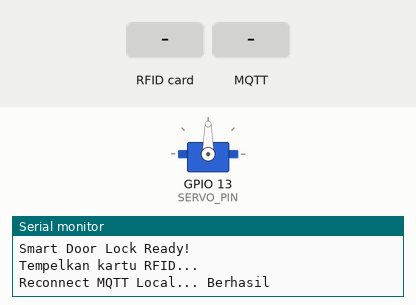
A sketch run on a simulated ESP32. Parts: servo, the last lines printed to the serial monitor. The test bench sets the inputs (shaded band). WiFi joins after 1.5 s; servers stay silent unless stated; the local clock reads 2024-03-15 10:24:30 at power-on unless the sketch sets it; EEPROM starts erased; no MQTT or app messages arrive unless stated.

Above: at 2.7 s.
2.8 s: RFID card 16 6E 48 87 held to the reader
At 3.9 s:
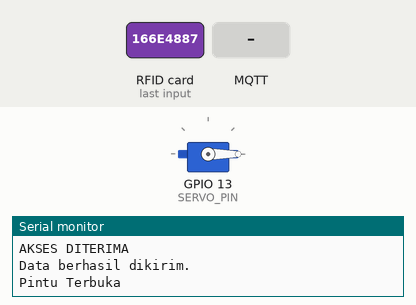
4.3 s: MQTT message "BUKA" arrives on the first subscribed topic
8.8 s: MQTT message "TUTUP" arrives on the first subscribed topic
At 9.8 s:
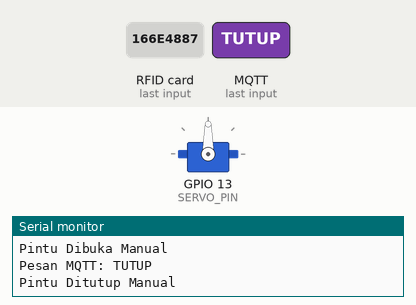
Timing chart, 0 to 11.8 s (numbered marks = the images above; inputs shaded):
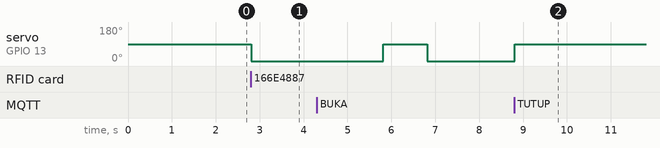

Measured:
- after the input at 2.8 s, servo on GPIO 13 (SERVO_PIN): 90° → 0° at once
- after the input at 8.8 s, servo on GPIO 13 (SERVO_PIN): 0° → 90° at once

The sketch:

edge.ino
```cpp
#include <WiFi.h>
#include <PubSubClient.h>
#include <SPI.h>
#include <MFRC522.h>
#include <ESP32Servo.h>
#include <time.h>
#include <Preferences.h>

// ======================
// WIFI
// ======================

const char* ssid = "nurhayatul";
const char* password = "12345678";

// ======================
// NTP
// ======================

const char* ntpServer = "id.pool.ntp.org";
const long gmtOffset_sec = 8 * 3600;
const int daylightOffset_sec = 0;

// ======================
// MQTT
// ======================

const char* mqtt_server = "192.168.15.13";
const int mqtt_port = 1883;

WiFiClient wifiMosquitto;

PubSubClient mqttLocal(wifiMosquitto);

// ======================
// RFID
// ======================

#define SS_PIN 5
#define RST_PIN 22

MFRC522 rfid(SS_PIN, RST_PIN);

// UID yang terdaftar
String authorizedUID = "166E4887";

// ======================
// SERVO
// ======================

#define SERVO_PIN 13

Servo doorServo;

// ======================
// MQTT TOPIC
// ======================

const char* topicAccess = "smartdoorlock/rfid/akses";
const char* topicControl = "smartdoorlock/control";

Preferences prefs;

// ======================
// WIFI CONNECT
// ======================

void setupWiFi() {

  delay(10);

  Serial.println();
  Serial.print("Menghubungkan WiFi ");

  Serial.println(ssid);

  WiFi.begin(ssid, password);

  while (WiFi.status() != WL_CONNECTED) {

    delay(500);
    Serial.print(".");
  }

  Serial.println("");
  Serial.println("WiFi Connected");
  Serial.println(WiFi.localIP());

  configTime(
    gmtOffset_sec,
    daylightOffset_sec,
    ntpServer
  );
}

// ======================
// CALLBACK MQTT
// ======================

void callback(char* topic, byte* payload, unsigned int length) {

  String message = "";

  for (int i = 0; i < length; i++) {
    message += (char)payload[i];
  }

  Serial.print("Pesan MQTT: ");
  Serial.println(message);

  if (message == "BUKA") {

    Serial.println("Pintu Dibuka Manual");

    doorServo.write(0);
  }

  else if (message == "TUTUP") {

    Serial.println("Pintu Ditutup Manual");

    doorServo.write(90);
  }
}

// ======================
// RECONNECT MQTT
// ======================

void reconnectLocal()
{
    if (mqttLocal.connected())
        return;

    Serial.print("Reconnect MQTT Local... ");

    if (mqttLocal.connect("ESP32_SmartDoorLock"))
    {
        mqttLocal.subscribe(topicControl);
        Serial.println("Berhasil");
    }
    else
    {
        Serial.print("Gagal, kode = ");
        Serial.println(mqttLocal.state());
    }
}

// ======================
// SETUP
// ======================

void setup() {

  Serial.begin(115200);

  mqttLocal.setServer(mqtt_server,mqtt_port);
  mqttLocal.setCallback(callback);

  prefs.begin("doorlog", false);

  setupWiFi();

  SPI.begin();
  rfid.PCD_Init();

  doorServo.attach(SERVO_PIN);

  // posisi awal terkunci
  doorServo.write(90);

  Serial.println("Smart Door Lock Ready!");
  Serial.println("Tempelkan kartu RFID...");
}

String getTimestamp() {

  struct tm timeinfo;

  if (!getLocalTime(&timeinfo)) {
    return "TIME_ERROR";
  }

  char buffer[25];

  strftime(
    buffer,
    sizeof(buffer),
    "%Y-%m-%d %H:%M:%S",
    &timeinfo
  );

  return String(buffer);
}

void saveOfflineLog(String data)
{
    int total = prefs.getInt("count",0);

    String key = "log" + String(total);

    prefs.putString(key.c_str(), data);

    prefs.putInt("count", total + 1);

    Serial.println("Log disimpan ke memori.");
}

void sendOfflineLogs()
{
    int total = prefs.getInt("count",0);

    if(total==0)
        return;

    Serial.println("Mengirim log offline...");

    for(int i=0;i<total;i++)
    {
        String key="log"+String(i);

        String data=prefs.getString(key.c_str(),"");

        if(data!="")
        {
            mqttLocal.publish(topicAccess,data.c_str());

            prefs.remove(key.c_str());

            delay(200);
        }
    }

    prefs.putInt("count",0);

    Serial.println("Semua log berhasil dikirim.");
}

// ======================
// LOOP
// ======================

void loop() {

  // ======================
  // KONEKSI MQTT
  // ======================

  if (WiFi.status() == WL_CONNECTED)
  {
    if (!mqttLocal.connected())
      reconnectLocal();

    mqttLocal.loop();

    // Kirim log offline jika koneksi sudah kembali
    if (mqttLocal.connected())
    {
      sendOfflineLogs();
    }
  }

  // ======================
  // MENUNGGU KARTU RFID
  // ======================

  if (!rfid.PICC_IsNewCardPresent())
    return;

  if (!rfid.PICC_ReadCardSerial())
    return;

  String cardUID = "";

  for (byte i = 0; i < rfid.uid.size; i++)
  {
    if (rfid.uid.uidByte[i] < 0x10)
      cardUID += "0";

    cardUID += String(rfid.uid.uidByte[i], HEX);
  }

  cardUID.toUpperCase();

  Serial.print("UID Kartu: ");
  Serial.println(cardUID);

  // ======================
  // AKSES DITERIMA
  // ======================

  if (cardUID == authorizedUID)
  {
    Serial.println("AKSES DITERIMA");

    String payload =
      "{"
      "\"security\":\"AMAN\","
      "\"status\":\"AKSES_DITERIMA\","
      "\"pintu\":\"BUKA\","
      "\"uid\":\"" + cardUID + "\","
      "\"timestamp\":\"" + getTimestamp() + "\""
      "}";

    if (WiFi.status() == WL_CONNECTED &&
        mqttLocal.connected())
    {
      bool localOK = mqttLocal.publish(topicAccess, payload.c_str());

      if (localOK)
      {
        Serial.println("Data berhasil dikirim.");
      }
      else
      {
        saveOfflineLog(payload);
        Serial.println("Publish gagal, log disimpan.");
      }
    }
    else
    {
      saveOfflineLog(payload);
      Serial.println("Offline -> log disimpan.");
    }

    // Buka pintu
    doorServo.write(0);
    Serial.println("Pintu Terbuka");

    delay(3000);

    // Tutup pintu
    doorServo.write(90);
    Serial.println("Pintu Tertutup");
  }

  // ======================
  // AKSES DITOLAK
  // ======================

  else
  {
    Serial.println("AKSES DITOLAK");

    String alertPayload =
      "{"
      "\"security\":\"TIDAK_AMAN!\","
      "\"status\":\"AKSES_DITOLAK!\","
      "\"pintu\":\"TETAP_TERKUNCI\","
      "\"uid\":\"" + cardUID + "\","
      "\"timestamp\":\"" + getTimestamp() + "\""
      "}";

    if (WiFi.status() == WL_CONNECTED &&
        mqttLocal.connected())
    {
      bool localOK = mqttLocal.publish(topicAccess, alertPayload.c_str());

      if (localOK)
      {
        Serial.println("Data berhasil dikirim.");
      }
      else
      {
        saveOfflineLog(alertPayload);
        Serial.println("Publish gagal, log disimpan.");
      }
    }
    else
    {
      saveOfflineLog(alertPayload);
      Serial.println("Offline -> log disimpan.");
    }
  }

  Serial.println("----------------------");

  rfid.PICC_HaltA();
  rfid.PCD_StopCrypto1();

  delay(1000);
}
```
